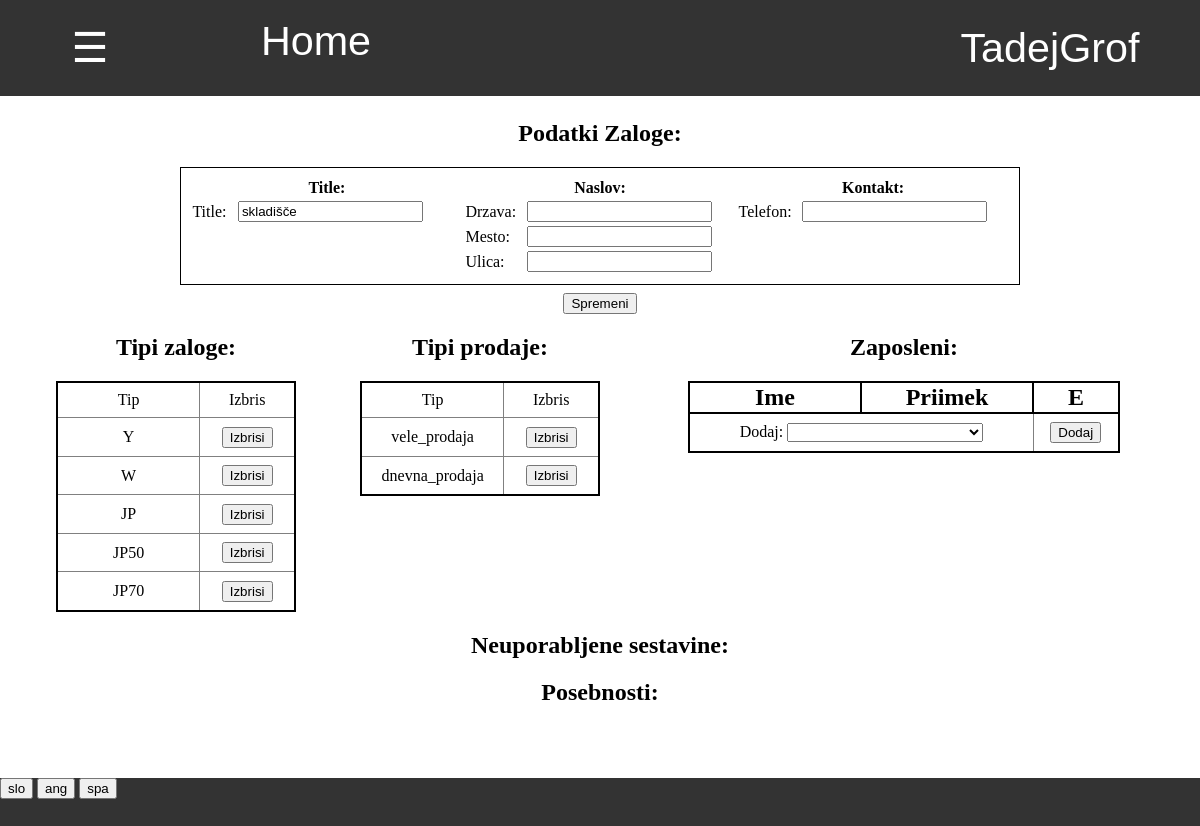
Before: /pregled_zalog/ogled/1/ (signed in) with the older database file.
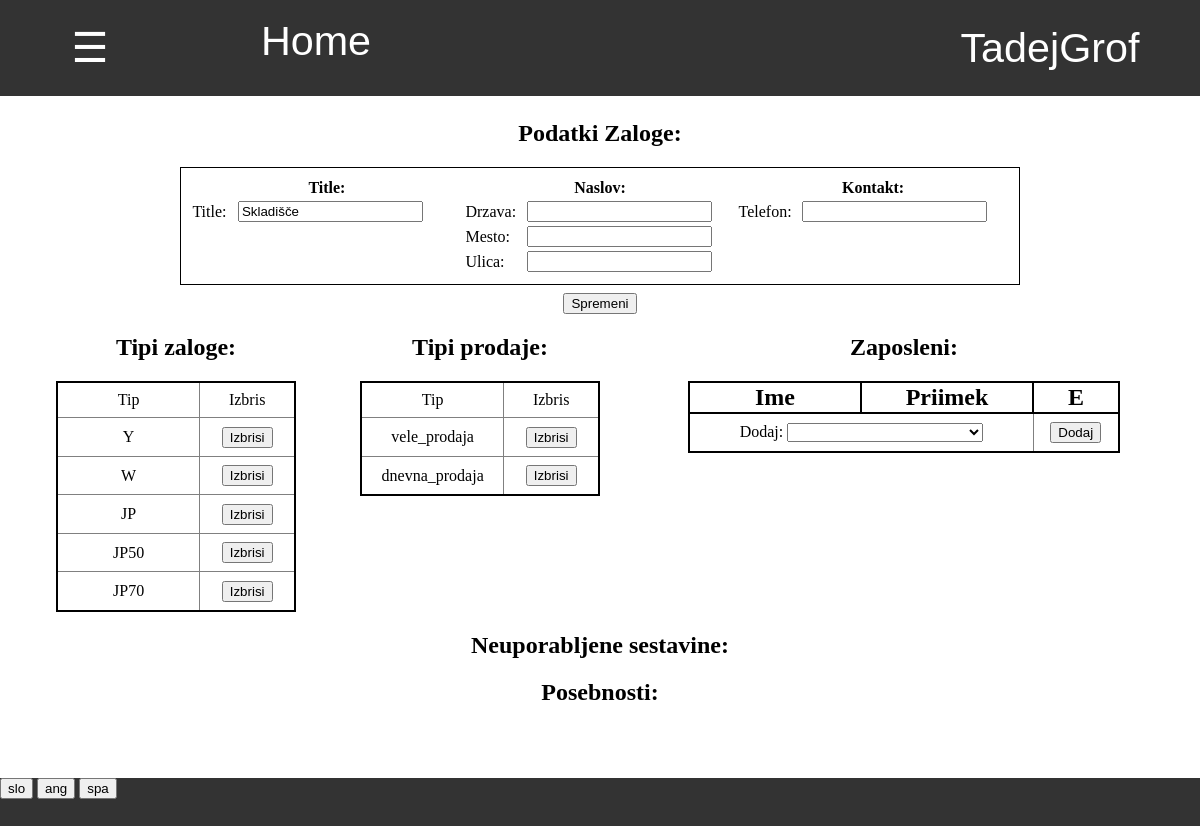
After: the same page with the newer database file.
### zaloga/models.py (models this page shows, shortened)
class Zaloga(models.Model):
    title = models.CharField(default="skladisce", max_length=20)
    tipi_prodaje = models.CharField(default='["vele_prodaja"]', max_length=50)
    tipi_sestavine = models.CharField(default='["Y","W","JP","JP50","JP70"]', max_length=50)
    @property
    def tipi_prodaj(self):
        return json.loads(self.tipi_prodaje)
    @property
    def tipi_sestavin(self):
        return json.loads(self.tipi_sestavine)

### program/pregled_views.py (the view)
# urls.py: path('ogled/<int:pk>/',pregled_views.pregled_zaloge, name="pregled_skladisca"),
def pregled_zaloge(request, pk):
    zaloga = Zaloga.objects.get(pk = pk)
    slovar = {
        'zaloga':zaloga,
        'pk':pk
    }
    return pokazi_stran(request,'pregled/zaloga.html',slovar)

### program/models.py (called while the page is built)
    @property
    def vrni_jezike(self):
        return JEZIKI

### request_funkcije.py (called while the page is built)
def vrni_slovar(request):
    with open('slovar.json') as dat:
        slovar = json.load(dat)
    return slovar

def pokazi_stran(request, html, baze={}):
    je_stranka = False
    program = Program.objects.first()
    zaloga = request.user.profil.aktivna_zaloga
    if request.user.profil.stranka != None:
        je_stranka = True
    slovar = {'je_stranka':je_stranka,'program':program,'slovar':vrni_slovar(request),'jezik':request.user.profil.jezik}
    slovar.update(baze)
    if not 'zaloga' in baze:
        slovar.update({'zaloga':zaloga})
    slovar.update({'zaloga_pk':slovar['zaloga'].pk})
    return render(request, html, slovar)

### zaloga/templatetags/zaloga_exstras.py (called while the page is built)
@register.filter(name="ima_prodajo")
def ima_prodajo(zaloga,prodaja):
    return prodaja in zaloga.tipi_prodaj

@register.filter
def keyvalue(dict, key):
    return dict[key]

### program/templates/pregled/zaloga.html (shortened to what this page needs)
{% extends 'program/base.html' %}
{% load zaloga_exstras %}
{% block content %}
<h2 style="margin-top:2%"> Podatki Zaloge: </h2>
<div style="display:inline-block;width:70%;text-align:center;margin-left:10%;margin-right:10%">
    <table style="padding:1%;border:1px solid black" class="tabela_podatkov">
        <tr>
            <th width="33%" colspan="2"> {{slovar|keyvalue:'Title'|keyvalue:jezik}}: </th>
            <th width="33%" colspan="2"> {{slovar|keyvalue:'Naslov'|keyvalue:jezik}}: </th>
            <th width="33%" colspan="2"> {{slovar|keyvalue:'Kontakt'|keyvalue:jezik}}: </th>
        </tr>
        <tr>
            <td> Title: </td>
            <td> <input form="sprememba_zaloge" type="text" name="title" value="{{zaloga.title}}">  </td>
            <td> Drzava: </td>
            <td> <input form="sprememba_zaloge" name="drzava" value="{{zaloga.naslov.drzava}}"> </td>
            <td> Telefon: </td>
            <td> <input form="sprememba_zaloge" type="text" value="{{zaloga.telefon}}">  </td>
        </tr>
        <tr>
            <td></td>
            <td></td>
            <td> Mesto: </td>
            <td> <input form="sprememba_zaloge" name="mesto" value="{{zaloga.naslov.mesto}}"> </td>
        </tr>
        <tr>
            <td></td>
            <td></td>
            <td> Ulica: </td>
            <td> <input form="sprememba_zaloge" name="ulica" value="{{zaloga.naslov.ulica}}"> </td>
        </tr>
    </table>
    <form id="sprememba_zaloge" action="{% url 'sprememba_zaloge' zaloga.pk %}" method="POST">
        <input type="submit" value="{{slovar|keyvalue:'Spremeni'|keyvalue:jezik}}">
    </form>
</div>
<div style="display:inline-block;width:25%;vertical-align:top">
    <h2> Tipi zaloge: </h2>
    <div class="table" >
        <table style="width:80%;margin-left:10%"   class="tabela_vnosov">
            <tr>
                <td width="60%"> Tip </td>
                <td width="40%"> Izbris </td>
            </tr>
            {% for tip in zaloga.tipi_sestavin %}
                <tr>
                    <td> {{tip}} </td>
                    <td>
                        <form method="POST">
                            <input type="submit" value="Izbrisi">
                        </form>
                    </td>
                </tr>
            {% endfor %}
        </table>
    </div>
</div>
<div style="display:inline-block;width:25%;vertical-align:top">
    <h2> Tipi prodaje: </h2>
    <div class="table" >
        <table  style="width:80%;margin-left:10%"  class="tabela_vnosov">
            <tr>
                <td width="60%"> Tip </td>
                <td width="40%"> Izbris </td>
            </tr>
            {% for tip in zaloga.tipi_prodaj %}
                <tr>
                    <td> {{tip}} </td>
                    <td>
                        <form method="POST">
                            <input type="submit" value="Izbrisi">
                        </form>
                    </td>
                </tr>
            {% endfor %}
        </table>
    </div>
</div>
<div style="display:inline-block;width:45%;vertical-align:top">
    <h2> Zaposleni: </h2>
    <div style="width:80%;display:inline-block"  class="table" >
        <table  class="tabela_vnosov">
            <tr>
                <th width="40%"> Ime </th>
                <th width="40%"> Priimek </th>
                <th width="20%"> E </th>
            </tr>
            <tr>
                <td colspan="2">
                    Dodaj:
                    <select style="width:60%" form="nov_zaposleni" name="zaposleni">
                    </select>
                </td>
                <td>
                    <form method="POST">
                        <input type="submit" value="Dodaj">
                    </form>
                </td>
            </tr>
        </table>
    </div>
</div>
<h2> Neuporabljene sestavine: </h2>
<h2> Posebnosti: </h2>
{% endblock %}

Changed rows visible on the page:
changed Zaloga: title "skladišče" → "Skladišče"
